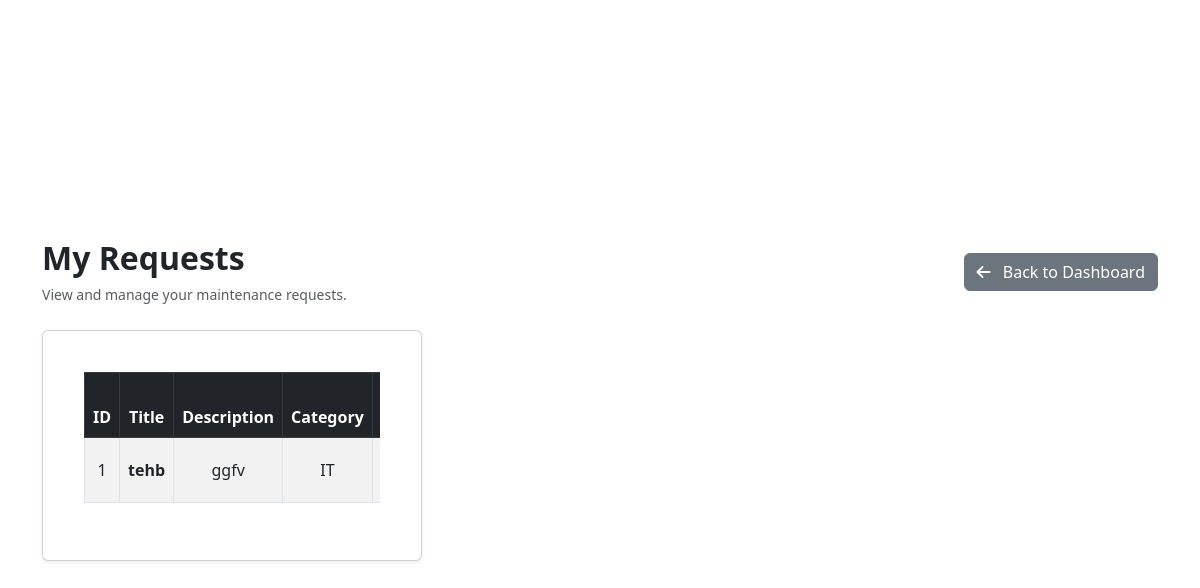
Page /employee/my-requests/ (signed in) on the committed database.
### Request_app/models.py (models this page shows, shortened)
class MaintenanceRequest(models.Model):
    CATEGORY_CHOICES = (
        ('ELECTRICAL', 'Electrical'),
        ('PLUMBING', 'Plumbing'),
        ('HVAC', 'HVAC'),
        ('IT', 'IT'),
        ('OTHER', 'Other'),
    )
    STATUS_PENDING = 'PENDING'
    STATUS_IN_PROCESS = 'IN_PROCESS'
    STATUS_COMPLETED = 'COMPLETED'
    STATUS_CANCELLED = 'CANCELLED'
    STATUS_CHOICES = (
        (STATUS_PENDING, 'Pending'),
        (STATUS_IN_PROCESS, 'In Process'),
        (STATUS_COMPLETED, 'Completed'),
        (STATUS_CANCELLED, 'Cancelled'),
    )
    request_id = models.CharField(max_length=40, unique=True, editable=False)
    title = models.CharField(max_length=200)
    description = models.TextField()
    category = models.CharField(max_length=20, choices=CATEGORY_CHOICES)
    status = models.CharField(
        max_length=20,
        choices=STATUS_CHOICES,
        default=STATUS_PENDING
    )
    created_by = models.ForeignKey(
        User,
        related_name='requests_created',
        on_delete=models.CASCADE
    )
    assigned_to = models.ForeignKey(
        User,
        related_name='requests_assigned',
        on_delete=models.SET_NULL,
        null=True,
        blank=True
    )
    created_at = models.DateTimeField(auto_now_add=True)
    updated_at = models.DateTimeField(auto_now=True)
    resolution_notes = models.TextField(blank=True, null=True)

### Request_app/views.py (the view)
# urls.py: path('employee/my-requests/', views.my_requests, name='my_requests'),
@login_required
def my_requests(request):
    requests_list = MaintenanceRequest.objects.filter(created_by=request.user).order_by('-created_at')
    return render(request, 'requests/request_detail.html', {'requests': requests_list})

### Request_app/templates/requests/request_detail.html (shortened to what this page needs)
{% extends "master.html" %}
{% load static %}
{% block content %}
<div class="container py-4">
    <div class="d-flex justify-content-between align-items-center mb-4">
        <div>
            <h2 class="fw-bold mb-1">My Requests</h2>
            <small class="text-muted">View and manage your maintenance requests.</small>
        </div>
        <a href="{% url 'employee_dashboard' %}" class="btn btn-secondary">
            <i class="fas fa-arrow-left me-2"></i> Back to Dashboard
        </a>
    </div>
    <div class="card shadow-sm">
        <div class="card-body">
            {% if requests %}
            <div class="table-responsive">
                <table class="table table-striped table-bordered table-hover align-middle text-center">
                    <thead class="table-dark">
                        <tr>
                            <th>ID</th>
                            <th>Title</th>
                            <th>Description</th>
                            <th>Category</th>
                            <th>Status</th>
                        </tr>
                    </thead>
                    <tbody>
                        {% for r in requests %}
                        <tr>
                            <td>{{ forloop.counter }}</td>
                            <td class="fw-semibold">{{ r.title }}</td>
                            <td>{{ r.description }}</td>
                            <td>{{ r.get_category_display }}</td>
                            <td>
                            </td>
                        </tr>
                        {% endfor %}
                    </tbody>
                </table>
            </div>
            {% else %}
            <div class="text-center text-muted py-5">
                <h5>No requests found.</h5>
                <p><a href="{% url 'create_requests' %}" class="fw-semibold">Submit your first maintenance request</a></p>
            </div>
            {% endif %}
        </div>
    </div>
</div>
{% endblock %}

### Request_app/static/css/style.css (style rules this page uses)
body { background: #f5f7fb; font-family: Arial, sans-serif; display: flex; justify-content: center; align-items: center; min-height: 100vh; margin: 0; }
.card { width: 380px; background: white; border-radius: 12px; padding: 25px; box-shadow: 0 4px 15px rgba(0,0,0,0.1); }
a { text-decoration: none; color: #005fcc; }
.text-center { text-align: center; }

### rows in the picture
MaintenanceRequest: title "tehb", description "ggfv", category "IT"
